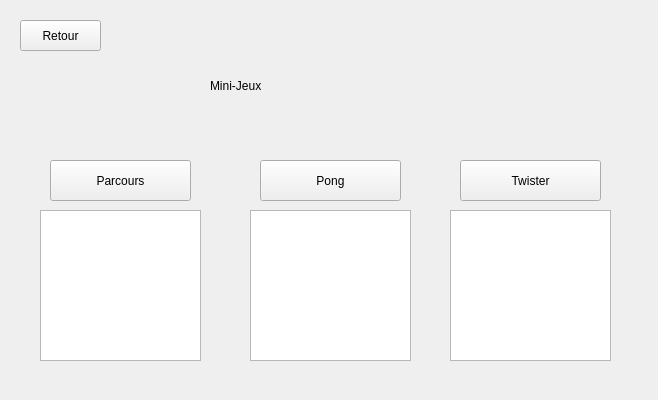
<?xml version="1.0" encoding="UTF-8"?>
<ui version="4.0">
 <class>jeuMenuClass</class>
 <widget class="QWidget" name="jeuMenuClass">
  <property name="geometry">
   <rect>
    <x>0</x>
    <y>0</y>
    <width>658</width>
    <height>400</height>
   </rect>
  </property>
  <property name="windowTitle">
   <string>Form</string>
  </property>
  <widget class="QLabel" name="label_Titre">
   <property name="geometry">
    <rect>
     <x>210</x>
     <y>50</y>
     <width>311</width>
     <height>71</height>
    </rect>
   </property>
   <property name="text">
    <string>Mini-Jeux</string>
   </property>
  </widget>
  <widget class="QPushButton" name="pushButton_Back">
   <property name="geometry">
    <rect>
     <x>20</x>
     <y>20</y>
     <width>81</width>
     <height>31</height>
    </rect>
   </property>
   <property name="text">
    <string>Retour</string>
   </property>
  </widget>
  <widget class="QPushButton" name="pushButton_Parcours">
   <property name="geometry">
    <rect>
     <x>50</x>
     <y>160</y>
     <width>141</width>
     <height>41</height>
    </rect>
   </property>
   <property name="text">
    <string>Parcours</string>
   </property>
  </widget>
  <widget class="QPushButton" name="pushButton_Pong">
   <property name="geometry">
    <rect>
     <x>260</x>
     <y>160</y>
     <width>141</width>
     <height>41</height>
    </rect>
   </property>
   <property name="text">
    <string>Pong</string>
   </property>
  </widget>
  <widget class="QPushButton" name="pushButton_Twistter">
   <property name="geometry">
    <rect>
     <x>460</x>
     <y>160</y>
     <width>141</width>
     <height>41</height>
    </rect>
   </property>
   <property name="text">
    <string>Twister</string>
   </property>
  </widget>
  <widget class="QTextBrowser" name="textBrowser_Parcours">
   <property name="geometry">
    <rect>
     <x>40</x>
     <y>210</y>
     <width>161</width>
     <height>151</height>
    </rect>
   </property>
   <property name="html">
    <string>&lt;!DOCTYPE HTML PUBLIC &quot;-//W3C//DTD HTML 4.0//EN&quot; &quot;http://www.w3.org/TR/REC-html40/strict.dtd&quot;&gt;
&lt;html&gt;&lt;head&gt;&lt;meta name=&quot;qrichtext&quot; content=&quot;1&quot; /&gt;&lt;meta charset=&quot;utf-8&quot; /&gt;&lt;style type=&quot;text/css&quot;&gt;
p, li { white-space: pre-wrap; }
&lt;/style&gt;&lt;/head&gt;&lt;body style=&quot; font-family:'Segoe UI'; font-size:9pt; font-weight:400; font-style:normal;&quot;&gt;
&lt;p align=&quot;center&quot; style=&quot; margin-top:0px; margin-bottom:0px; margin-left:0px; margin-right:0px; -qt-block-indent:0; text-indent:0px;&quot;&gt;&lt;span style=&quot; color:#ffffff;&quot;&gt;Mode parcours : &lt;/span&gt;&lt;/p&gt;
&lt;p align=&quot;center&quot; style=&quot; margin-top:0px; margin-bottom:0px; margin-left:0px; margin-right:0px; -qt-block-indent:0; text-indent:0px;&quot;&gt;&lt;span style=&quot; color:#ffffff;&quot;&gt;ce mode est composé de plusieurs parcours sélectionnable. Le but de ce mode est un contre-la-montre, il faut battre votre propre record de temps sur un parcours donné.&lt;/span&gt;&lt;/p&gt;&lt;/body&gt;&lt;/html&gt;</string>
   </property>
  </widget>
  <widget class="QTextBrowser" name="textBrowser_Pong">
   <property name="geometry">
    <rect>
     <x>250</x>
     <y>210</y>
     <width>161</width>
     <height>151</height>
    </rect>
   </property>
   <property name="html">
    <string>&lt;!DOCTYPE HTML PUBLIC &quot;-//W3C//DTD HTML 4.0//EN&quot; &quot;http://www.w3.org/TR/REC-html40/strict.dtd&quot;&gt;
&lt;html&gt;&lt;head&gt;&lt;meta name=&quot;qrichtext&quot; content=&quot;1&quot; /&gt;&lt;meta charset=&quot;utf-8&quot; /&gt;&lt;style type=&quot;text/css&quot;&gt;
p, li { white-space: pre-wrap; }
&lt;/style&gt;&lt;/head&gt;&lt;body style=&quot; font-family:'Segoe UI'; font-size:9pt; font-weight:400; font-style:normal;&quot;&gt;
&lt;p align=&quot;center&quot; style=&quot; margin-top:0px; margin-bottom:0px; margin-left:0px; margin-right:0px; -qt-block-indent:0; text-indent:0px;&quot;&gt;&lt;span style=&quot; color:#ffffff;&quot;&gt;Mode Pong :&lt;/span&gt;&lt;/p&gt;
&lt;p align=&quot;center&quot; style=&quot; margin-top:0px; margin-bottom:0px; margin-left:0px; margin-right:0px; -qt-block-indent:0; text-indent:0px;&quot;&gt;&lt;span style=&quot; color:#ffffff;&quot;&gt;Ce mode est un mode qui se joue à 1VS1. Les joueurs représentent avec leurs mains et pieds les raquettes du célèbre jeu pong leur but est de ne pas laisser la balle atteindre leur camp.&lt;/span&gt;&lt;/p&gt;&lt;/body&gt;&lt;/html&gt;</string>
   </property>
  </widget>
  <widget class="QTextBrowser" name="textBrowser_Twistter">
   <property name="geometry">
    <rect>
     <x>450</x>
     <y>210</y>
     <width>161</width>
     <height>151</height>
    </rect>
   </property>
   <property name="html">
    <string>&lt;!DOCTYPE HTML PUBLIC &quot;-//W3C//DTD HTML 4.0//EN&quot; &quot;http://www.w3.org/TR/REC-html40/strict.dtd&quot;&gt;
&lt;html&gt;&lt;head&gt;&lt;meta name=&quot;qrichtext&quot; content=&quot;1&quot; /&gt;&lt;meta charset=&quot;utf-8&quot; /&gt;&lt;style type=&quot;text/css&quot;&gt;
p, li { white-space: pre-wrap; }
&lt;/style&gt;&lt;/head&gt;&lt;body style=&quot; font-family:'Segoe UI'; font-size:9pt; font-weight:400; font-style:normal;&quot;&gt;
&lt;p align=&quot;center&quot; style=&quot; margin-top:0px; margin-bottom:0px; margin-left:0px; margin-right:0px; -qt-block-indent:0; text-indent:0px;&quot;&gt;&lt;span style=&quot; color:#ffffff;&quot;&gt;Mode Twister :&lt;/span&gt;&lt;/p&gt;
&lt;p align=&quot;center&quot; style=&quot; margin-top:0px; margin-bottom:0px; margin-left:0px; margin-right:0px; -qt-block-indent:0; text-indent:0px;&quot;&gt;&lt;span style=&quot; color:#ffffff;&quot;&gt;Ce mode reprend le celèbre jeu Twister où il faut placer un certain membre sur une prise de la couleur donné aléatoirement.&lt;/span&gt;&lt;/p&gt;&lt;/body&gt;&lt;/html&gt;</string>
   </property>
  </widget>
 </widget>
 <resources/>
 <connections/>
</ui>
